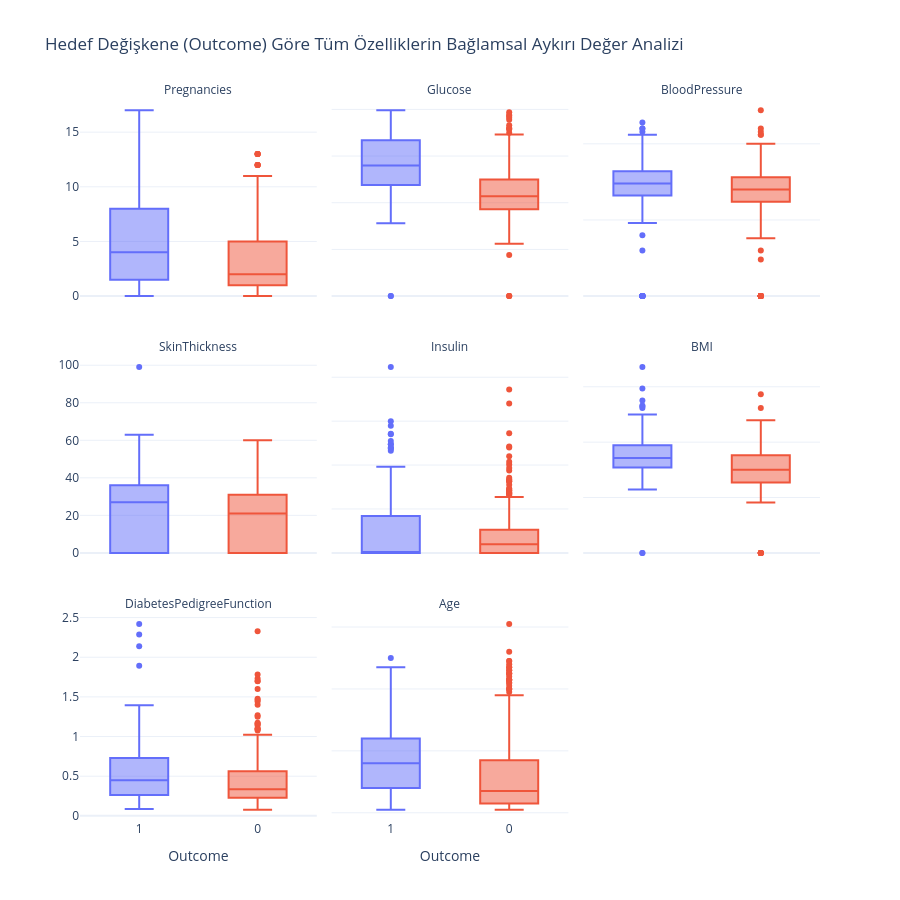

Here is the notebook cell this chart was saved with:
### Markdown cell above
### Modelleme Stratejisi: Sınıf Dengesizliği (Class Imbalance) ve Veri Sızıntısı (Data Leakage) Önlemleri

Hedef değişkenimiz olan `Outcome` sınıfında ~%65 (Negatif) ve ~%35 (Pozitif) şeklinde bir dengesizlik bulunmaktadır. Modelin çoğunluk sınıfına aşırı uyum (overfitting) sağlamasını engellemek için aşağıdaki strateji izlenecektir:

1. **Veri Sızıntısını Önleme:** Test setinin gerçek dünya dağılımını koruması ve modelin görmediği verilerle test edilmesi için, sınıf dengeleme işlemleri **kesinlikle Train/Test ayrımı yapıldıktan sonra**, yalnızca eğitim (`X_train`, `y_train`) seti üzerinde uygulanacaktır.
2. **Dengeleme Yöntemi:** Veri setimiz küçük hacimli olduğu için veri kaybı yaratacak Undersampling yöntemleri yerine;
   * Ağaç tabanlı modellerde `class_weight='balanced'` (XGBoost için `scale_pos_weight`) parametreleri ile maliyet duyarlı öğrenme (Cost-sensitive learning) tercih edilecektir.
   * Gerekli görülürse eğitim seti üzerinde **SMOTE** (Synthetic Minority Over-sampling Technique) uygulanarak sentetik veri artırımı yapılacaktır.
3. **Değerlendirme Metrikleri:** Model performansı yanıltıcı olabilen *Accuracy* yerine; *Recall*, *Precision*, *F1-Score* ve *ROC-AUC* metrikleri üzerinden değerlendirilecektir.

### Code cell
# Tüm değişkenleri tek bir görselde alt formatlarda (subplot) görebilmek için 
# veriyi 'Outcome' sabit kalacak şekilde eritiyoruz (melt).
df_melted = df.melt(id_vars='Outcome', var_name='Ozellik', value_name='Deger')

# Plotly'nin sınıfları ayrık (discrete) renklerle göstermesi için Outcome'ı string (kategorik) yapıyoruz.
df_melted['Outcome'] = df_melted['Outcome'].astype(str)

# Plotly Express ile Boxplot çizimi
fig = px.box(
    df_melted,
    x='Outcome',
    y='Deger',
    facet_col='Ozellik',
    facet_col_wrap=3,        # Grafikleri yan yana 3 sütun olacak şekilde dizer
    color='Outcome',         # Diyabet durumuna (0 ve 1) göre renklendirir
    title='Hedef Değişkene (Outcome) Göre Tüm Özelliklerin Bağlamsal Aykırı Değer Analizi',
    template='plotly_white'  # Daha temiz bir arka plan görünümü için
)

# En önemli adım: Her özelliğin kendi değer aralığı farklı olduğu için 
# (örneğin BMI 20-50 arası, Insulin 0-800 arası) Y eksenlerini serbest bırakıyoruz.
fig.update_yaxes(matches=None)

# Eksen başlıklarını temizlemek ve grafiği büyütmek için küçük dokunuşlar
fig.for_each_yaxis(lambda yaxis: yaxis.update(title=''))
fig.for_each_annotation(lambda a: a.update(text=a.text.split("=")[-1]))
fig.update_layout(height=900, showlegend=False) # Renkler zaten Outcome'ı gösterdiği için lejantı gizleyebiliriz

fig.show()

### Figure 1 — Plotly figure (JSON) as saved in the notebook; plotly's stock layout.template omitted (floating-point values rounded to 4 significant figures; data arrays with more than 128 entries replaced by an {"elided": "..."} marker saying what was removed)
{"data": [{"alignmentgroup": "True", "hovertemplate": "Outcome=%{x}<br>Ozellik=Pregnancies<br>Deger=%{y}<extra></extra>", "legendgroup": "1", "marker": {"color": "#636efa"}, "name": "1", "notched": false, "offsetgroup": "1", "orientation": "v", "showlegend": true, "type": "box", "x": {"elided": "268 str values"}, "x0": " ", "xaxis": "x7", "y": {"elided": "268 float values"}, "y0": " ", "yaxis": "y7"}, {"alignmentgroup": "True", "hovertemplate": "Outcome=%{x}<br>Ozellik=Glucose<br>Deger=%{y}<extra></extra>", "legendgroup": "1", "marker": {"color": "#636efa"}, "name": "1", "notched": false, "offsetgroup": "1", "orientation": "v", "showlegend": false, "type": "box", "x": {"elided": "268 str values"}, "x0": " ", "xaxis": "x8", "y": {"elided": "268 float values"}, "y0": " ", "yaxis": "y8"}, {"alignmentgroup": "True", "hovertemplate": "Outcome=%{x}<br>Ozellik=BloodPressure<br>Deger=%{y}<extra></extra>", "legendgroup": "1", "marker": {"color": "#636efa"}, "name": "1", "notched": false, "offsetgroup": "1", "orientation": "v", "showlegend": false, "type": "box", "x": {"elided": "268 str values"}, "x0": " ", "xaxis": "x9", "y": {"elided": "268 float values"}, "y0": " ", "yaxis": "y9"}, {"alignmentgroup": "True", "hovertemplate": "Outcome=%{x}<br>Ozellik=SkinThickness<br>Deger=%{y}<extra></extra>", "legendgroup": "1", "marker": {"color": "#636efa"}, "name": "1", "notched": false, "offsetgroup": "1", "orientation": "v", "showlegend": false, "type": "box", "x": {"elided": "268 str values"}, "x0": " ", "xaxis": "x4", "y": {"elided": "268 float values"}, "y0": " ", "yaxis": "y4"}, {"alignmentgroup": "True", "hovertemplate": "Outcome=%{x}<br>Ozellik=Insulin<br>Deger=%{y}<extra></extra>", "legendgroup": "1", "marker": {"color": "#636efa"}, "name": "1", "notched": false, "offsetgroup": "1", "orientation": "v", "showlegend": false, "type": "box", "x": {"elided": "268 str values"}, "x0": " ", "xaxis": "x5", "y": {"elided": "268 float values"}, "y0": " ", "yaxis": "y5"}, {"alignmentgroup": "True", "hovertemplate": "Outcome=%{x}<br>Ozellik=BMI<br>Deger=%{y}<extra></extra>", "legendgroup": "1", "marker": {"color": "#636efa"}, "name": "1", "notched": false, "offsetgroup": "1", "orientation": "v", "showlegend": false, "type": "box", "x": {"elided": "268 str values"}, "x0": " ", "xaxis": "x6", "y": {"elided": "268 float values"}, "y0": " ", "yaxis": "y6"}, {"alignmentgroup": "True", "hovertemplate": "Outcome=%{x}<br>Ozellik=DiabetesPedigreeFunction<br>Deger=%{y}<extra></extra>", "legendgroup": "1", "marker": {"color": "#636efa"}, "name": "1", "notched": false, "offsetgroup": "1", "orientation": "v", "showlegend": false, "type": "box", "x": {"elided": "268 str values"}, "x0": " ", "xaxis": "x", "y": {"elided": "268 float values"}, "y0": " ", "yaxis": "y"}, {"alignmentgroup": "True", "hovertemplate": "Outcome=%{x}<br>Ozellik=Age<br>Deger=%{y}<extra></extra>", "legendgroup": "1", "marker": {"color": "#636efa"}, "name": "1", "notched": false, "offsetgroup": "1", "orientation": "v", "showlegend": false, "type": "box", "x": {"elided": "268 str values"}, "x0": " ", "xaxis": "x2", "y": {"elided": "268 float values"}, "y0": " ", "yaxis": "y2"}, {"alignmentgroup": "True", "hovertemplate": "Outcome=%{x}<br>Ozellik=Pregnancies<br>Deger=%{y}<extra></extra>", "legendgroup": "0", "marker": {"color": "#EF553B"}, "name": "0", "notched": false, "offsetgroup": "0", "orientation": "v", "showlegend": true, "type": "box", "x": {"elided": "500 str values"}, "x0": " ", "xaxis": "x7", "y": {"elided": "500 float values"}, "y0": " ", "yaxis": "y7"}, {"alignmentgroup": "True", "hovertemplate": "Outcome=%{x}<br>Ozellik=Glucose<br>Deger=%{y}<extra></extra>", "legendgroup": "0", "marker": {"color": "#EF553B"}, "name": "0", "notched": false, "offsetgroup": "0", "orientation": "v", "showlegend": false, "type": "box", "x": {"elided": "500 str values"}, "x0": " ", "xaxis": "x8", "y": {"elided": "500 float values"}, "y0": " ", "yaxis": "y8"}, {"alignmentgroup": "True", "hovertemplate": "Outcome=%{x}<br>Ozellik=BloodPressure<br>Deger=%{y}<extra></extra>", "legendgroup": "0", "marker": {"color": "#EF553B"}, "name": "0", "notched": false, "offsetgroup": "0", "orientation": "v", "showlegend": false, "type": "box", "x": {"elided": "500 str values"}, "x0": " ", "xaxis": "x9", "y": {"elided": "500 float values"}, "y0": " ", "yaxis": "y9"}, {"alignmentgroup": "True", "hovertemplate": "Outcome=%{x}<br>Ozellik=SkinThickness<br>Deger=%{y}<extra></extra>", "legendgroup": "0", "marker": {"color": "#EF553B"}, "name": "0", "notched": false, "offsetgroup": "0", "orientation": "v", "showlegend": false, "type": "box", "x": {"elided": "500 str values"}, "x0": " ", "xaxis": "x4", "y": {"elided": "500 float values"}, "y0": " ", "yaxis": "y4"}, {"alignmentgroup": "True", "hovertemplate": "Outcome=%{x}<br>Ozellik=Insulin<br>Deger=%{y}<extra></extra>", "legendgroup": "0", "marker": {"color": "#EF553B"}, "name": "0", "notched": false, "offsetgroup": "0", "orientation": "v", "showlegend": false, "type": "box", "x": {"elided": "500 str values"}, "x0": " ", "xaxis": "x5", "y": {"elided": "500 float values"}, "y0": " ", "yaxis": "y5"}, {"alignmentgroup": "True", "hovertemplate": "Outcome=%{x}<br>Ozellik=BMI<br>Deger=%{y}<extra></extra>", "legendgroup": "0", "marker": {"color": "#EF553B"}, "name": "0", "notched": false, "offsetgroup": "0", "orientation": "v", "showlegend": false, "type": "box", "x": {"elided": "500 str values"}, "x0": " ", "xaxis": "x6", "y": {"elided": "500 float values"}, "y0": " ", "yaxis": "y6"}, {"alignmentgroup": "True", "hovertemplate": "Outcome=%{x}<br>Ozellik=DiabetesPedigreeFunction<br>Deger=%{y}<extra></extra>", "legendgroup": "0", "marker": {"color": "#EF553B"}, "name": "0", "notched": false, "offsetgroup": "0", "orientation": "v", "showlegend": false, "type": "box", "x": {"elided": "500 str values"}, "x0": " ", "xaxis": "x", "y": {"elided": "500 float values"}, "y0": " ", "yaxis": "y"}, {"alignmentgroup": "True", "hovertemplate": "Outcome=%{x}<br>Ozellik=Age<br>Deger=%{y}<extra></extra>", "legendgroup": "0", "marker": {"color": "#EF553B"}, "name": "0", "notched": false, "offsetgroup": "0", "orientation": "v", "showlegend": false, "type": "box", "x": {"elided": "500 str values"}, "x0": " ", "xaxis": "x2", "y": {"elided": "500 float values"}, "y0": " ", "yaxis": "y2"}], "layout": {"annotations": [{"font": {}, "showarrow": false, "text": "DiabetesPedigreeFunction", "x": 0.16, "xanchor": "center", "xref": "paper", "y": 0.2867, "yanchor": "bottom", "yref": "paper"}, {"font": {}, "showarrow": false, "text": "Age", "x": 0.5, "xanchor": "center", "xref": "paper", "y": 0.2867, "yanchor": "bottom", "yref": "paper"}, {"font": {}, "showarrow": false, "text": "SkinThickness", "x": 0.16, "xanchor": "center", "xref": "paper", "y": 0.6433, "yanchor": "bottom", "yref": "paper"}, {"font": {}, "showarrow": false, "text": "Insulin", "x": 0.5, "xanchor": "center", "xref": "paper", "y": 0.6433, "yanchor": "bottom", "yref": "paper"}, {"font": {}, "showarrow": false, "text": "BMI", "x": 0.84, "xanchor": "center", "xref": "paper", "y": 0.6433, "yanchor": "bottom", "yref": "paper"}, {"font": {}, "showarrow": false, "text": "Pregnancies", "x": 0.16, "xanchor": "center", "xref": "paper", "y": 1.0, "yanchor": "bottom", "yref": "paper"}, {"font": {}, "showarrow": false, "text": "Glucose", "x": 0.5, "xanchor": "center", "xref": "paper", "y": 1.0, "yanchor": "bottom", "yref": "paper"}, {"font": {}, "showarrow": false, "text": "BloodPressure", "x": 0.84, "xanchor": "center", "xref": "paper", "y": 1.0, "yanchor": "bottom", "yref": "paper"}], "boxmode": "overlay", "height": 900, "legend": {"title": {"text": "Outcome"}, "tracegroupgap": 0}, "showlegend": false, "title": {"text": "Hedef Değişkene (Outcome) Göre Tüm Özelliklerin Bağlamsal Aykırı Değer Analizi"}, "xaxis": {"anchor": "y", "categoryarray": ["1", "0"], "categoryorder": "array", "domain": [0, 0.32], "title": {"text": "Outcome"}}, "xaxis2": {"anchor": "y2", "categoryarray": ["1", "0"], "categoryorder": "array", "domain": [0.34, 0.66], "matches": "x", "title": {"text": "Outcome"}}, "xaxis3": {"anchor": "y3", "categoryarray": ["1", "0"], "categoryorder": "array", "domain": [0.68, 1.0], "matches": "x", "title": {"text": "Outcome"}}, "xaxis4": {"anchor": "y4", "domain": [0, 0.32], "matches": "x", "showticklabels": false}, "xaxis5": {"anchor": "y5", "domain": [0.34, 0.66], "matches": "x", "showticklabels": false}, "xaxis6": {"anchor": "y6", "domain": [0.68, 1.0], "matches": "x", "showticklabels": false}, "xaxis7": {"anchor": "y7", "domain": [0, 0.32], "matches": "x", "showticklabels": false}, "xaxis8": {"anchor": "y8", "domain": [0.34, 0.66], "matches": "x", "showticklabels": false}, "xaxis9": {"anchor": "y9", "domain": [0.68, 1.0], "matches": "x", "showticklabels": false}, "yaxis": {"anchor": "x", "domain": [0, 0.2867], "title": {"text": ""}}, "yaxis2": {"anchor": "x2", "domain": [0, 0.2867], "showticklabels": false, "title": {"text": ""}}, "yaxis3": {"anchor": "x3", "domain": [0, 0.2867], "showticklabels": false, "title": {"text": ""}}, "yaxis4": {"anchor": "x4", "domain": [0.3567, 0.6433], "title": {"text": ""}}, "yaxis5": {"anchor": "x5", "domain": [0.3567, 0.6433], "showticklabels": false, "title": {"text": ""}}, "yaxis6": {"anchor": "x6", "domain": [0.3567, 0.6433], "showticklabels": false, "title": {"text": ""}}, "yaxis7": {"anchor": "x7", "domain": [0.7133, 1.0], "title": {"text": ""}}, "yaxis8": {"anchor": "x8", "domain": [0.7133, 1.0], "showticklabels": false, "title": {"text": ""}}, "yaxis9": {"anchor": "x9", "domain": [0.7133, 1.0], "showticklabels": false, "title": {"text": ""}}}}
